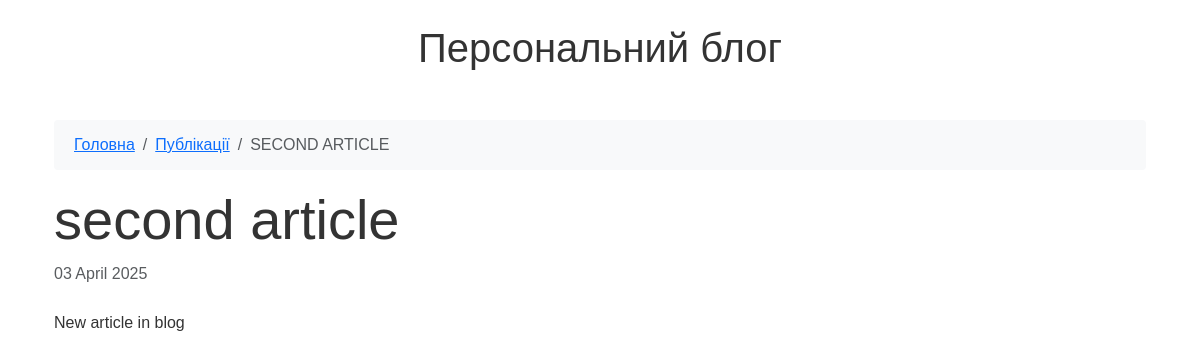
The app's page /articles/2025/04/03/second-article with its own data.
### app_blog/models.py (models this page shows, shortened)
class Article(models.Model):
    title = models.CharField(u'Заголовок', max_length=250, help_text=u'Максимум 250 сим.')
    description = models.TextField(blank=True, verbose_name=u'Опис')
    pub_date = models.DateTimeField(u'Дата публікації', default=timezone.now)
    slug = models.SlugField(u'Слаг', unique_for_date='pub_date')
    main_page = models.BooleanField(u'Головна', default=True, help_text=u'Показувати на головній сторінці')
    category = models.ForeignKey(Category, related_name='articles', blank=True, null=True, verbose_name=u'Категорія',on_delete=models.CASCADE)
    class Meta:
        ordering = ['-pub_date']
        verbose_name = u'Стаття'
        verbose_name_plural = u'Статті'

### app_blog/views.py (the view)
class ArticleDetail(DateDetailView):
    model = Article
    template_name = 'article_detail.html'
    context_object_name = 'item'
    date_field = 'pub_date'
    query_pk_and_slug = True
    month_format = '%m'
    allow_future = True
    def get_context_data(self, *args, **kwargs):
        context = super(ArticleDetail, self).get_context_data(*args, **kwargs)
        try:
            context['images'] = context['item'].images.all()
        except:
            pass
        return context

### app_blog/templates/article_detail.html (shortened to what this page needs)
{% extends "base.html" %}
{% load static %}
{% block content %}
<div class="container py-4">
    <nav aria-label="breadcrumb">
        <ol class="breadcrumb bg-light">
            <li class="breadcrumb-item"><a href="/">Головна</a></li>
            <li class="breadcrumb-item"><a href="{% url 'articles-list' %}">Публікації</a></li>
            <li class="breadcrumb-item active">{{ item.title|truncatechars:30|upper }}</li>
        </ol>
    </nav>
    <article class="article-detail">
        <header class="mb-4">
            <h1 class="article-title display-4">{{ item.title }}</h1>
            <div class="text-muted mb-3">
                <time datetime="{{ item.pub_date|date:'Y-m-d' }}">
                    {{ item.pub_date|date:"d E Y" }}
                </time>
            </div>
        </header>
        <div class="article-content mb-5">
            {{ item.description|safe }}
        </div>
    </article>
</div>
{% endblock %}

### app_blog/static/css/main.css (style rules this page uses)
body { font-family: 'Ubuntu', sans-serif; line-height: 1.6; color: #333; }
.breadcrumb { padding: 0.75rem 1.25rem; border-radius: 0.25rem; }

### records on screen
Article: title "SECOND ARTICLE", title "second article", pub_date "03 April 2025", description "New article in blog"
